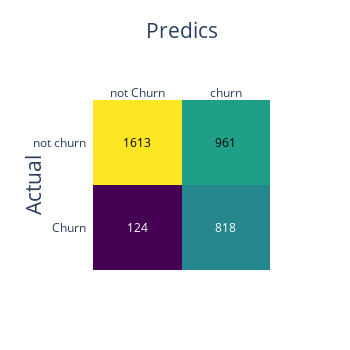
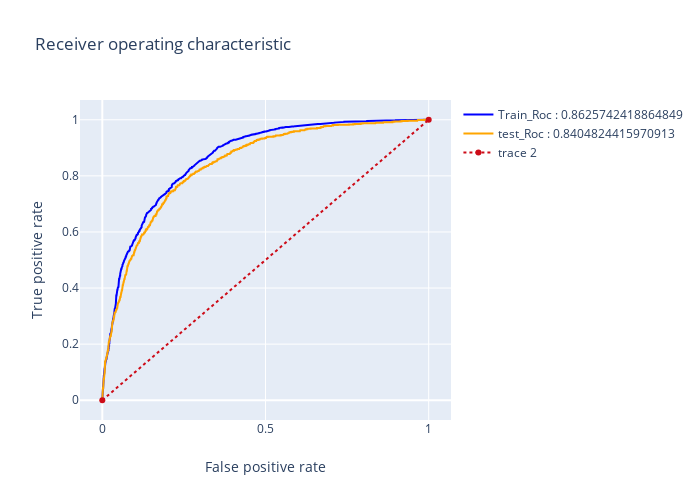
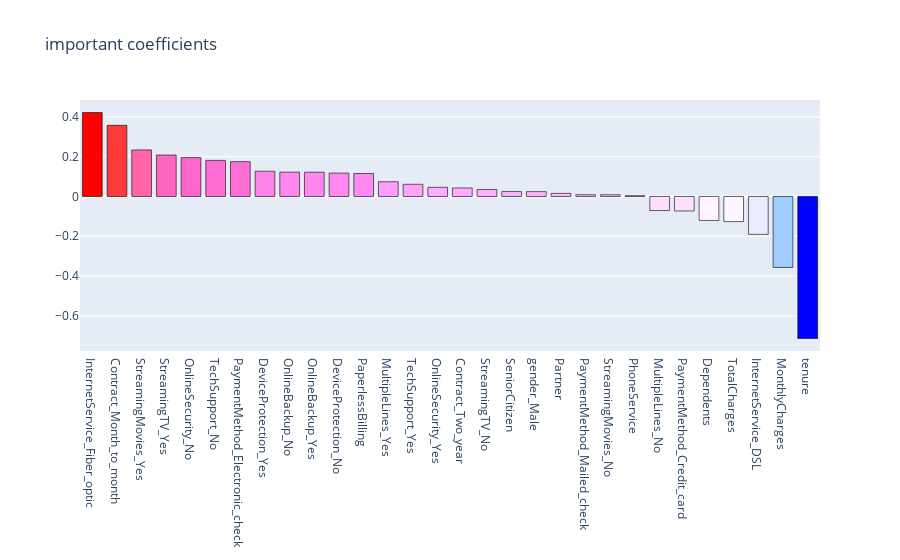

Notebook cell for these charts, in order:
### Code cell
# after Gridsearch with recall for scoring
logreg_1 = LogisticRegression(C=1, fit_intercept= False, max_iter= 200, penalty= 'l2', 
                              random_state= 11, solver= 'liblinear')
# model results
results(logreg_1, X, X_train_smote, y_train_smote, X_test, y_test, 'coefficients', None)

### Figure 1 — Plotly figure (JSON) as saved in the notebook; plotly's stock layout.template omitted (floating-point values rounded to 4 significant figures)
{"data": [{"colorscale": [[0, "#440154"], [0.1111, "#482878"], [0.2222, "#3e4989"], [0.3333, "#31688e"], [0.4444, "#26828e"], [0.5556, "#1f9e89"], [0.6667, "#35b779"], [0.7778, "#6ece58"], [0.8889, "#b5de2b"], [1, "#fde725"]], "reversescale": false, "showscale": false, "type": "heatmap", "x": ["not Churn", "churn"], "y": ["Churn", "not churn"], "z": [[124, 818], [1613, 961]]}], "layout": {"annotations": [{"font": {"color": "#FFFFFF"}, "showarrow": false, "text": "124", "x": "not Churn", "xref": "x", "y": "Churn", "yref": "y"}, {"font": {"color": "#FFFFFF"}, "showarrow": false, "text": "818", "x": "churn", "xref": "x", "y": "Churn", "yref": "y"}, {"font": {"color": "#000000"}, "showarrow": false, "text": "1613", "x": "not Churn", "xref": "x", "y": "not churn", "yref": "y"}, {"font": {"color": "#000000"}, "showarrow": false, "text": "961", "x": "churn", "xref": "x", "y": "not churn", "yref": "y"}], "autosize": false, "height": 350, "width": 350, "xaxis": {"dtick": 1, "gridcolor": "rgb(0, 0, 0)", "side": "top", "tickmode": "array", "ticks": "", "title": {"font": {"size": 21}, "text": "Predics"}}, "yaxis": {"dtick": 1, "tickmode": "array", "ticks": "", "ticksuffix": "  ", "title": {"font": {"size": 21}, "text": "Actual"}}}}

### Figure 2 — Plotly figure (JSON) as saved in the notebook; plotly's stock layout.template omitted (floating-point values rounded to 4 significant figures; data arrays with more than 128 entries replaced by an {"elided": "..."} marker saying what was removed)
{"data": [{"line": {"color": "blue", "width": 2}, "name": "Train_Roc : 0.8625742418864849", "type": "scatter", "x": {"elided": "1513 float values"}, "y": {"elided": "1513 float values"}}, {"line": {"color": "orange", "width": 2}, "name": "test_Roc : 0.8404824415970913", "type": "scatter", "x": {"elided": "974 float values"}, "y": {"elided": "974 float values"}}, {"line": {"color": "rgb(205, 12, 24)", "dash": "dot", "width": 2}, "type": "scatter", "x": [0, 1], "y": [0, 1]}], "layout": {"autosize": false, "height": 500, "title": {"text": "Receiver operating characteristic"}, "width": 700, "xaxis": {"title": {"text": "False positive rate"}}, "yaxis": {"title": {"text": "True positive rate"}}}}

### Figure 3 — Plotly figure (JSON) as saved in the notebook; plotly's stock layout.template omitted (floating-point values rounded to 4 significant figures)
{"data": [{"marker": {"color": [0.4221, 0.3579, 0.2344, 0.2085, 0.1956, 0.1817, 0.1752, 0.1271, 0.1224, 0.1221, 0.1176, 0.1156, 0.07419, 0.06148, 0.04611, 0.0429, 0.03522, 0.02486, 0.02447, 0.01582, 0.009097, 0.008805, 0.00407, -0.07062, -0.07268, -0.1205, -0.1263, -0.1904, -0.357, -0.7139], "colorscale": [[0, "rgb(0,0,255)"], [0.1, "rgb(51,153,255)"], [0.2, "rgb(102,204,255)"], [0.3, "rgb(153,204,255)"], [0.4, "rgb(204,204,255)"], [0.5, "rgb(255,255,255)"], [0.6, "rgb(255,204,255)"], [0.7, "rgb(255,153,255)"], [0.8, "rgb(255,102,204)"], [0.9, "rgb(255,102,102)"], [1, "rgb(255,0,0)"]], "line": {"color": "black", "width": 0.6}}, "name": "coefficients", "type": "bar", "x": ["InternetService_Fiber_optic", "Contract_Month_to_month", "StreamingMovies_Yes", "StreamingTV_Yes", "OnlineSecurity_No", "TechSupport_No", "PaymentMethod_Electronic_check", "DeviceProtection_Yes", "OnlineBackup_No", "OnlineBackup_Yes", "DeviceProtection_No", "PaperlessBilling", "MultipleLines_Yes", "TechSupport_Yes", "OnlineSecurity_Yes", "Contract_Two_year", "StreamingTV_No", "SeniorCitizen", "gender_Male", "Partner", "PaymentMethod_Mailed_check", "StreamingMovies_No", "PhoneService", "MultipleLines_No", "PaymentMethod_Credit_card", "Dependents", "TotalCharges", "InternetService_DSL", "MonthlyCharges", "tenure"], "y": [0.4221, 0.3579, 0.2344, 0.2085, 0.1956, 0.1817, 0.1752, 0.1271, 0.1224, 0.1221, 0.1176, 0.1156, 0.07419, 0.06148, 0.04611, 0.0429, 0.03522, 0.02486, 0.02447, 0.01582, 0.009097, 0.008805, 0.00407, -0.07062, -0.07268, -0.1205, -0.1263, -0.1904, -0.357, -0.7139]}], "layout": {"title": {"text": "important coefficients"}}}
